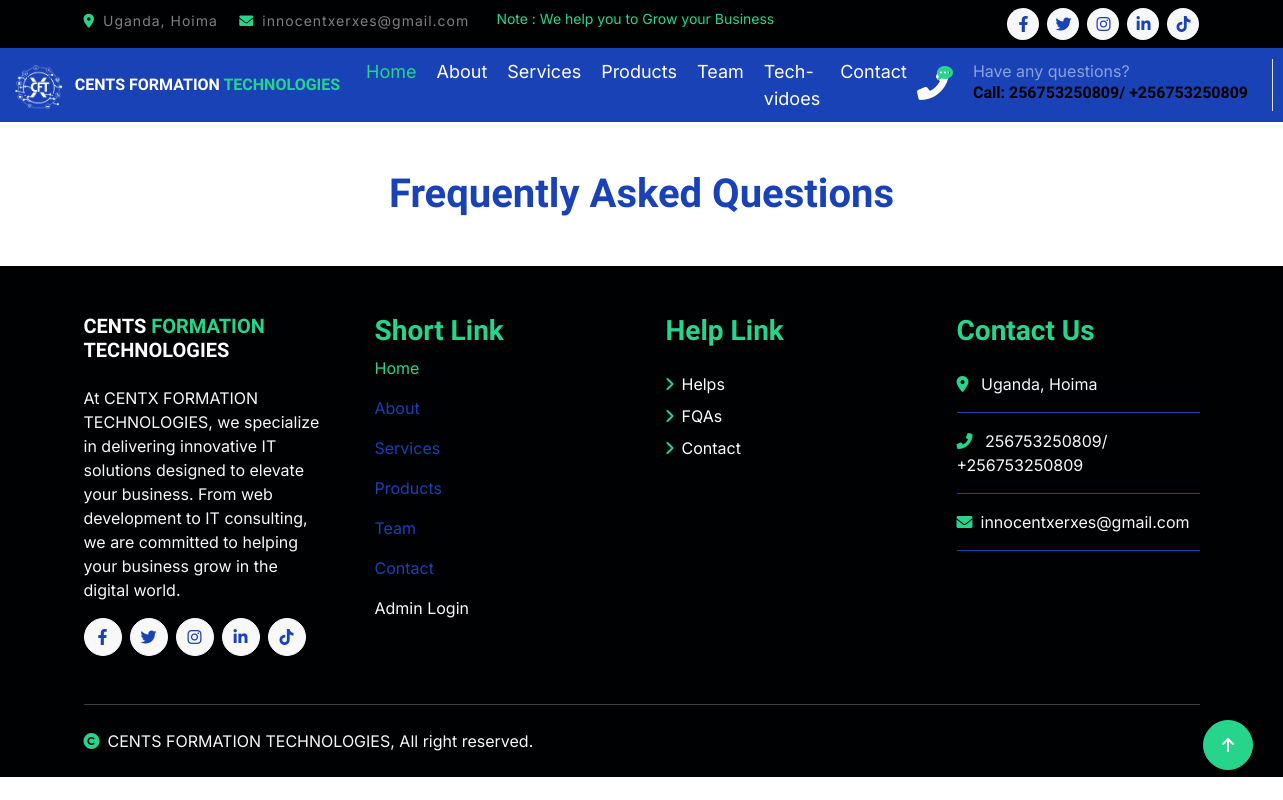
The app's page /faq/, older data.
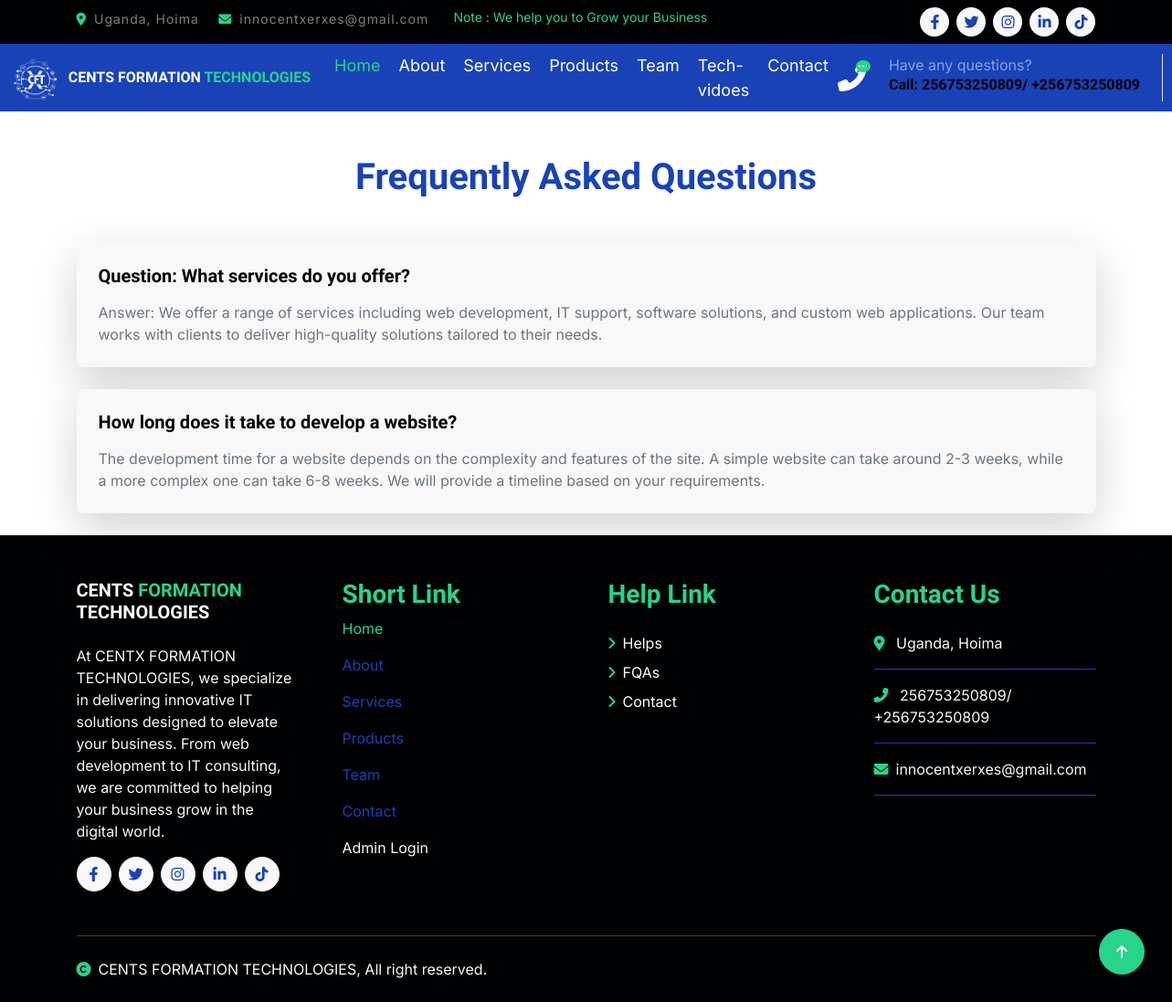
The same page, newer data.
### IT_APP/models.py (models this page shows, shortened)
class FAQ(models.Model):
    question = models.CharField(max_length=255)
    answer = models.TextField()

### IT_APP/views.py (the view)
# urls.py: path('faq/', views.faq_page, name='faq'),
def faq_page(request):
    faqs = FAQ.objects.all()
    return render(request, 'faq.html', {'faqs': faqs})

### IT_APP/templates/faq.html
{% extends 'base.html' %}
{% block content %}
    <div class="container mt-5">
        <h1 class="text-center mb-5 text-primary font-weight-bold">Frequently Asked Questions</h1>
        <div class="row">
            {% for faq in faqs %}
            <div class="col-md-12 mb-4">
                <div class="card border-0 shadow-lg rounded-lg overflow-hidden">
                    <div class="card-body bg-light p-4">
                        <h5 class="card-title text-dark font-weight-bold">{{ faq.question }}</h5>
                        <p class="card-text text-muted mt-3">{{ faq.answer }}</p>
                    </div>
                </div>
            </div>
            {% endfor %}
        </div>
    </div>
{% endblock %}

Row changes from the older to the newer data that the page shows:
added FAQ: question "Question: What services do you offer?", answer "Answer: We offer a range of services including web development, IT support, software solutions, and custom web applications. Our team works with clients to deliver high-quality solutions tailored to their needs."
added FAQ: question "How long does it take to develop a website?", answer "The development time for a website depends on the complexity and features of the site. A simple website can take around 2-3 weeks, while a more complex one can take 6-8 weeks. We will provide a timeline based on your requirements."
